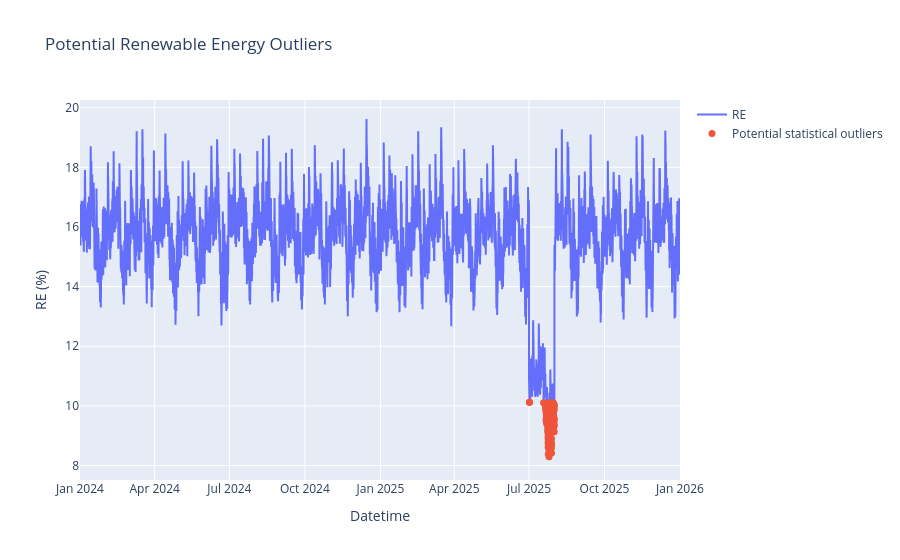

This figure's notebook cell:
### Code cell
Q1 = df["renewable_percentage"].quantile(0.25)
Q3 = df["renewable_percentage"].quantile(0.75)
IQR = Q3 - Q1

lower = Q1 - 3.5 * IQR
upper = Q3 + 3.5 * IQR

outlier_mask = (
    (df["renewable_percentage"] < lower) |
    (df["renewable_percentage"] > upper)
)

fig = go.Figure()

fig.add_trace(
    go.Scatter(
        x=df["datetime"],
        y=df["renewable_percentage"],
        mode="lines",
        name="RE"
    )
)

fig.add_trace(
    go.Scatter(
        x=df.loc[outlier_mask, "datetime"],
        y=df.loc[outlier_mask, "renewable_percentage"],
        mode="markers",
        name="Potential statistical outliers",
        marker=dict(size=7)
    )
)

fig.update_layout(
    title="Potential Renewable Energy Outliers",
    xaxis_title="Datetime",
    yaxis_title="RE (%)"
)

fig.show()

### Figure 1 — Plotly figure (JSON) as saved in the notebook; plotly's stock layout.template omitted (floating-point values rounded to 4 significant figures; data arrays with more than 128 entries replaced by an {"elided": "..."} marker saying what was removed)
{"data": [{"mode": "lines", "name": "RE", "type": "scatter", "x": {"elided": "17544 str values"}, "y": {"elided": "17544 float values"}}, {"marker": {"size": 7}, "mode": "markers", "name": "Potential statistical outliers", "type": "scatter", "x": {"elided": "181 str values"}, "y": {"elided": "181 float values"}}], "layout": {"title": {"text": "Potential Renewable Energy Outliers"}, "xaxis": {"title": {"text": "Datetime"}}, "yaxis": {"title": {"text": "RE (%)"}}}}
